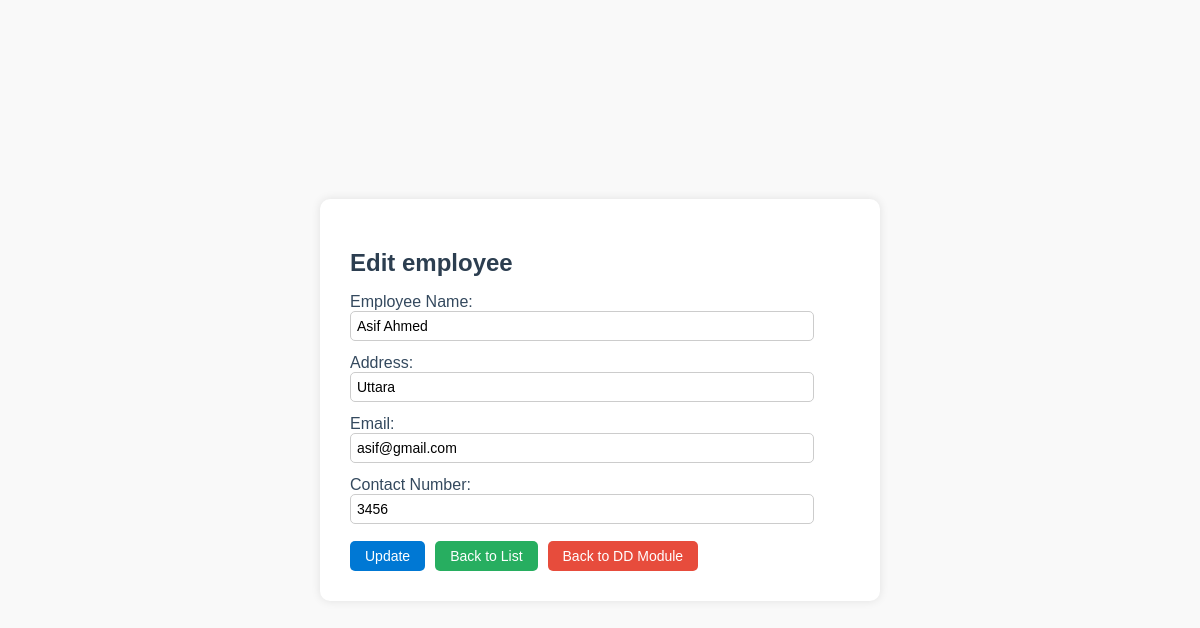
Screenshot of /design-department/employee/form/1/ with the database file from the repository.
### employee/models.py (models this page shows, shortened)
class Employee(models.Model):
    id = models.AutoField(primary_key=True)  # Auto-incrementing ID
    name_of_employee = models.CharField(max_length=255)  # Full name of the employee
    employee_address = models.CharField(max_length=500)  # Address of the employee
    employee_email = models.EmailField(unique=True)  # Unique email address
    employee_contact = models.CharField(max_length=20)  # Contact phone number

### employee/views.py (the view)
# urls.py: path("form/", employee_form, name="employee_create"),                # Create a new employee
def employee_form(request, id=None):
    employee = get_object_or_404(Employee, id=id) if id else None
    if request.method == "POST":
        form = EmployeeForm(request.POST, instance=employee)
        if form.is_valid():
            form.save()
            messages.success(request, "Employee saved successfully.")
            return redirect("employee_list")
    else:
        form = EmployeeForm(instance=employee)
    return render(request, "employee/employee_form.html", {"form": form})

### employee/forms.py
class EmployeeForm(forms.ModelForm):
    class Meta:
        model = Employee
        fields = ['name_of_employee', 'employee_address', 'employee_email', 'employee_contact']
        labels = {
            'name_of_employee': 'Employee Name',
            'employee_address': 'Address',
            'employee_email': 'Email',
            'employee_contact': 'Contact Number',
        }
        widgets = {
            'name_of_employee': forms.TextInput(attrs={
                'class': 'form-control',
                'placeholder': 'Enter employee name'
            }),
            'employee_address': forms.TextInput(attrs={
                'class': 'form-control',
                'placeholder': 'Enter employee address'
            }),
            'employee_email': forms.EmailInput(attrs={
                'class': 'form-control',
                'placeholder': 'Enter employee email'
            }),
            'employee_contact': forms.TextInput(attrs={
                'class': 'form-control',
                'placeholder': 'Enter contact number'
            }),
        }

### employee/templates/employee/employee_form.html (shortened to what this page needs)
<!DOCTYPE html>
<html lang="en">
<head>
</head>
<body>
  <div class="form-container">
    <h2>{% if form.instance.id %}Edit{% else %}Create{% endif %} employee</h2>
    <form method="POST">
      {{ form.as_p }}
      <div class="action-links">
        <button type="submit">{% if form.instance.id %}Update{% else %}Save{% endif %}</button>
        <a href="{% url 'employee_list' %}" class="back-to-list">Back to List</a>
        <a href="{% url 'design_department' %}" class="back-to-dd">Back to DD Module</a>
      </div>
    </form>
  </div>
</body>
</html>

### employee/templates/employee/employee_form.html (style rules this page uses)
body { font-family: "Trebuchet MS", sans-serif; background-color: #f9f9f9; margin: 0; padding: 0; display: flex; justify-content: center; align-items: center; height: 100vh; }
.form-container { background-color: #ffffff; border-radius: 10px; padding: 30px; max-width: 500px; width: 90%; box-shadow: 0 0 10px rgba(0, 0, 0, 0.1); }
h2 { text-align: left; color: #2c3e50; margin-bottom: 10px; font-size: 24px; }
label { font-size: 16px; color: #34495e; margin-bottom: 5px; }
input, select, textarea { padding: 6px; font-size: 14px; border: 1px solid #ccc; border-radius: 5px; outline: none; width: 90%; margin-bottom: -3px; }
.action-links { display: flex; align-items: center; margin-top: 20px; gap: 10px; }
.action-links button, .action-links a { text-decoration: none; font-size: 14px; padding: 0 15px; border-radius: 5px; height: 30px; display: flex; align-items: center; justify-content: center; color: #ffffff; }
.action-links button { background-color: #0078D4; border: none; }
.action-links a.back-to-list { background-color: #27ae60; }
.action-links a.back-to-dd { background-color: #e74c3c; }

### rows the page displays
Employee: name_of_employee "Asif Ahmed", employee_address "Uttara", employee_email "asif@gmail.com", employee_contact "3456"
